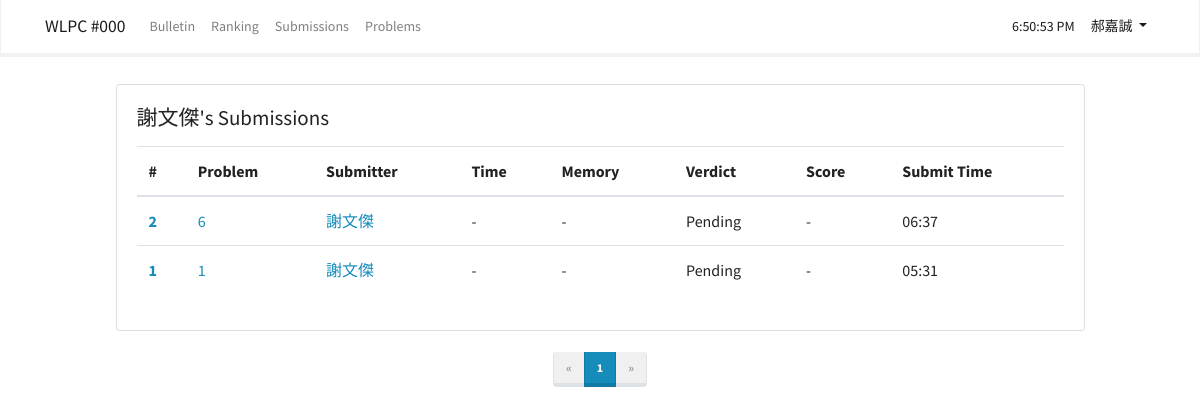
Page /1/submissions (signed in) on the committed database.
### app/models.py (models this page shows, shortened)
class User(UserMixin, db.Model):
    __tablename__ = 'users'
    id = db.Column(db.Integer, primary_key = True)
    email = db.Column(db.String(64), unique = True, index = True)
    username = db.Column(db.String(64), index = True)
    password_hash = db.Column(db.String(128))
    status = db.Column(db.String)
    score = db.Column(db.Integer)
    @property
    def password(self):
        raise AttributeError('password is not a readable attribute')

class Submission(db.Model):
    __tablename__ = 'submissions'
    id = db.Column(db.Integer, primary_key = True)
    pid = db.Column(db.Integer)
    uid = db.Column(db.Integer)
    code = db.Column(db.Text)
    code_hash = db.Column(db.String)
    time = db.Column(db.Integer)
    memory = db.Column(db.Integer)
    verdict = db.Column(db.String(10))
    score = db.Column(db.Integer)
    create_time = db.Column(db.DateTime)

### app/submission/views.py (the view)
@submission.route('/<uid>/submissions')
def list_by_user(uid):
    page = request.args.get('page', 1, type=int)
    pagination = Submission.query.order_by(Submission.id.desc()).filter_by(uid = uid).paginate(page, per_page = current_app.config['ITEMS_PER_PAGE'], error_out = True)
    submissions = pagination.items
    user = User.query.get_or_404(uid)
    return render_template('submissions/list_by_user.html', current_time = datetime.utcnow(), submissions = submissions, pagination = pagination, user = user)

### app/models.py (called while the page is built)
@login_manager.user_loader
def load_user(user_id):
    return User.query.get(int(user_id))

### app/templates/submissions/list_by_user.html (shortened to what this page needs)
{% extends "base.html" %}
{% import "_macros.html" as macros %}
{% block page_content %}
<div class="container" style="width: 90%">
    <div class="card">
        <div class="card-body">
            <h4 class="card-title mb-3">{{ user.username }}'s Submissions</h4>
            <table class="table">
                <thead>
                    <tr>
                        <th scope="col">#</th>
                        <th scope="col">Problem</th>
                        <th scope="col">Submitter</th>
                        <th scope="col">Time</th>
                        <th scope="col">Memory</th>
                        <th scope="col">Verdict</th>
                        <th scope="col">Score</th>
                        <th scope="col">Submit Time</th>
                    </tr>
                <tbody>
                    {% for submission in submissions %}
                    <tr class="table-default">
                        <th scope="row"><a href="{{ url_for('submission.result', sid = submission.id) }}">{{
                                submission.id }}</a></th>
                        <td><a href="#">{{ submission.pid }}</a></td>
                        <td><a href="{{ url_for('submission.list_by_user', uid = user.id) }}">{{ user.username }}</a></td>
                        <td>{{ submission.time or '-' }}</td>
                        <td>{{ submission.memory or '-' }}</td>
                        <td>{{ submission.verdict }}</td>
                        <td>{{ submission.score or '-' }}</td>
                        <td>{{ moment(submission.create_time).format('hh:mm') }}</td>
                    </tr>
                    {% endfor %}
                </tbody>
                </thead>
            </table>
        </div>
    </div><br>
    <div>
        {{ macros.pagination_widget(pagination, '.list_by_user', uid = current_user.id) }}
    </div>
</div>
{% endblock %}

### app/templates/base.html (shortened to what this page needs)
{% extends "bootstrap/base.html" %}
{% block styles %}
<link rel="stylesheet" href="{{ url_for('static', filename='bootstrap.css') }}">
{% endblock %}
{% block navbar %}
<nav class="navbar navbar-expand-lg navbar-light bg-light fixed-top">
    <div class="container">
        <a class="navbar-brand" href="/">{{ config['CONTEST'] }}</a>
        <div class="collapse navbar-collapse" id="navbarColor03">
            <ul class="navbar-nav mr-auto">
                <li class="nav-item {{ 'active' if request.path.startswith('/bulletin') }}">
                    <a class="nav-link" href="{{ url_for('main.bulletin') }}">Bulletin<span class="sr-only">(current)</span></a>
                </li>
                <li class="nav-item {{ 'active' if request.path.startswith('/ranking') }}">
                    <a class="nav-link" href="{{ url_for('main.ranking') }}">Ranking</a>
                </li>
                <li class="nav-item {{ 'active' if request.path.startswith('/submissions') }}">
                    <a class="nav-link" href="{{ url_for('submission.list') }}">Submissions</a>
                </li>
                <li class="nav-item {{ 'active' if request.path.startswith('/problems') }}">
                    <a class="nav-link" href="{{ url_for('problem.problems') }}">Problems</a>
                </li>
            </ul>
            <ul class="navbar-nav my-lg-0">
                <li class="nav-item active">
                    <a class="nav-link" id="time">{{ moment(current_time).format('LTS') }}</a>
                </li>
                <li class="nav-item dropdown active">
                    {% if current_user.is_authenticated %}
                    <a class="nav-link dropdown-toggle" data-toggle="dropdown" href="#" id="themes">{{
                        current_user.username }} </a>
                    {% endif %}
                </li>
            </ul>
        </div>
    </div>
</nav>
{% endblock %}
{% block content %}
<br>
<br>
<br>
<br>
<div class="container">
    {% block page_content %}{% endblock %}
</div>
{% endblock %}

### rows in the picture
User: username "郝嘉誠"
User: username "謝文傑"
Submission: id "2", pid "6", time "-", memory "-", verdict "Pending", score "-", create_time "06:37"
Submission: id "1", pid "1", time "-", memory "-", verdict "Pending", score "-", create_time "05:31"

### other values in the picture
{{ config['CONTEST'] }} "WLPC #000"
{{ p }} "1"
